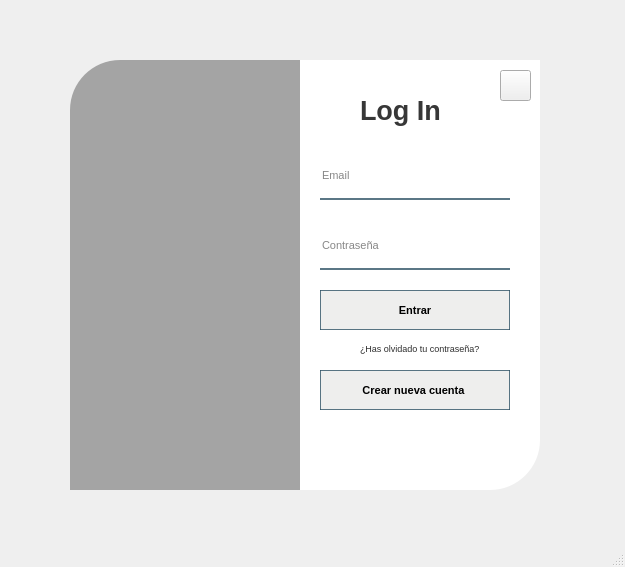
<?xml version="1.0" encoding="UTF-8"?>
<ui version="4.0">
 <class>MainWindow</class>
 <widget class="QMainWindow" name="MainWindow">
  <property name="geometry">
   <rect>
    <x>0</x>
    <y>0</y>
    <width>625</width>
    <height>567</height>
   </rect>
  </property>
  <property name="windowTitle">
   <string>MainWindow</string>
  </property>
  <widget class="QWidget" name="centralwidget">
   <widget class="QWidget" name="widget" native="true">
    <property name="geometry">
     <rect>
      <x>30</x>
      <y>30</y>
      <width>550</width>
      <height>500</height>
     </rect>
    </property>
    <property name="styleSheet">
     <string notr="true">QPushButton#pushButton:pressed{
	padding-left:5px;
	padding-top:5px;
	background-color:rgba(150,123,111,255);
}

QPushButton#pushButton_2:pressed{
	padding-left:5px;
	padding-top:5px;
	background-color:rgba(91,88,53,255);
}
</string>
    </property>
    <widget class="QLabel" name="label">
     <property name="geometry">
      <rect>
       <x>40</x>
       <y>30</y>
       <width>280</width>
       <height>430</height>
      </rect>
     </property>
     <property name="styleSheet">
      <string notr="true">border-image: url(:/images/5.jpg);
border-image: url(:/images/z_background-login.jpg);
border-top-left-radius:50px;</string>
     </property>
     <property name="text">
      <string/>
     </property>
    </widget>
    <widget class="QLabel" name="label_2">
     <property name="geometry">
      <rect>
       <x>40</x>
       <y>30</y>
       <width>280</width>
       <height>430</height>
      </rect>
     </property>
     <property name="styleSheet">
      <string notr="true">background-color:rgba(0,0,0,80);
border-top-left-radius:50px;</string>
     </property>
     <property name="text">
      <string/>
     </property>
    </widget>
    <widget class="QLabel" name="label_3">
     <property name="geometry">
      <rect>
       <x>270</x>
       <y>30</y>
       <width>240</width>
       <height>430</height>
      </rect>
     </property>
     <property name="styleSheet">
      <string notr="true">background-color:rgba(255,255,255,255);
border-bottom-right-radius: 50px;
</string>
     </property>
     <property name="text">
      <string/>
     </property>
    </widget>
    <widget class="QLabel" name="labell_login">
     <property name="geometry">
      <rect>
       <x>330</x>
       <y>50</y>
       <width>131</width>
       <height>61</height>
      </rect>
     </property>
     <property name="font">
      <font>
       <pointsize>20</pointsize>
       <weight>75</weight>
       <bold>true</bold>
      </font>
     </property>
     <property name="styleSheet">
      <string notr="true">color:rgba(0,0,0,200);</string>
     </property>
     <property name="text">
      <string>Log In</string>
     </property>
    </widget>
    <widget class="QLineEdit" name="txtl_usuario">
     <property name="geometry">
      <rect>
       <x>290</x>
       <y>130</y>
       <width>190</width>
       <height>40</height>
      </rect>
     </property>
     <property name="font">
      <font>
       <pointsize>8</pointsize>
      </font>
     </property>
     <property name="styleSheet">
      <string notr="true">background-color:rgba(0,0,0,0);
border:none;
border-bottom:2px solid rgba(46,82,101,200);
color:rgba(0,0,0,240);
padding-bottom:7px;</string>
     </property>
     <property name="placeholderText">
      <string>Email</string>
     </property>
    </widget>
    <widget class="QLineEdit" name="txtl_password">
     <property name="geometry">
      <rect>
       <x>290</x>
       <y>200</y>
       <width>190</width>
       <height>40</height>
      </rect>
     </property>
     <property name="font">
      <font>
       <pointsize>8</pointsize>
      </font>
     </property>
     <property name="styleSheet">
      <string notr="true">background-color:rgba(0,0,0,0);
border:none;
border-bottom:2px solid rgba(46,82,101,200);
color:rgba(0,0,0,240);
padding-bottom:7px;</string>
     </property>
     <property name="echoMode">
      <enum>QLineEdit::Password</enum>
     </property>
     <property name="placeholderText">
      <string>Contraseña</string>
     </property>
    </widget>
    <widget class="QPushButton" name="boton_entrar">
     <property name="geometry">
      <rect>
       <x>290</x>
       <y>260</y>
       <width>190</width>
       <height>40</height>
      </rect>
     </property>
     <property name="font">
      <font>
       <pointsize>8</pointsize>
       <weight>75</weight>
       <bold>true</bold>
      </font>
     </property>
     <property name="styleSheet">
      <string notr="true">background-color:   rgba(233,233,232,200);
border-style:solid;
border-width: 1px;
border-color:  rgba(46,82,101,200);</string>
     </property>
     <property name="text">
      <string>Entrar</string>
     </property>
    </widget>
    <widget class="QLabel" name="labell_olvidastePassword">
     <property name="geometry">
      <rect>
       <x>330</x>
       <y>310</y>
       <width>131</width>
       <height>16</height>
      </rect>
     </property>
     <property name="font">
      <font>
       <pointsize>7</pointsize>
      </font>
     </property>
     <property name="styleSheet">
      <string notr="true">color:rgba(0,0,0,210);</string>
     </property>
     <property name="text">
      <string>¿Has olvidado tu contraseña?</string>
     </property>
    </widget>
    <widget class="QPushButton" name="botonl_crearCuentaNueva">
     <property name="geometry">
      <rect>
       <x>290</x>
       <y>340</y>
       <width>190</width>
       <height>40</height>
      </rect>
     </property>
     <property name="font">
      <font>
       <pointsize>8</pointsize>
       <weight>75</weight>
       <bold>true</bold>
      </font>
     </property>
     <property name="styleSheet">
      <string notr="true">background-color:   rgba(233,233,232,200);
border-style:solid;
border-width: 1px;
border-color:  rgba(46,82,101,200);</string>
     </property>
     <property name="text">
      <string>Crear nueva cuenta </string>
     </property>
    </widget>
    <widget class="QPushButton" name="botonlCerrar">
     <property name="geometry">
      <rect>
       <x>470</x>
       <y>40</y>
       <width>31</width>
       <height>31</height>
      </rect>
     </property>
     <property name="text">
      <string/>
     </property>
     <property name="icon">
      <iconset resource="res.qrc">
       <normaloff>:/iconos/z_cerrar.png</normaloff>:/iconos/z_cerrar.png</iconset>
     </property>
    </widget>
   </widget>
  </widget>
  <widget class="QStatusBar" name="statusbar"/>
 </widget>
 <resources>
  <include location="res.qrc"/>
 </resources>
 <connections/>
</ui>
